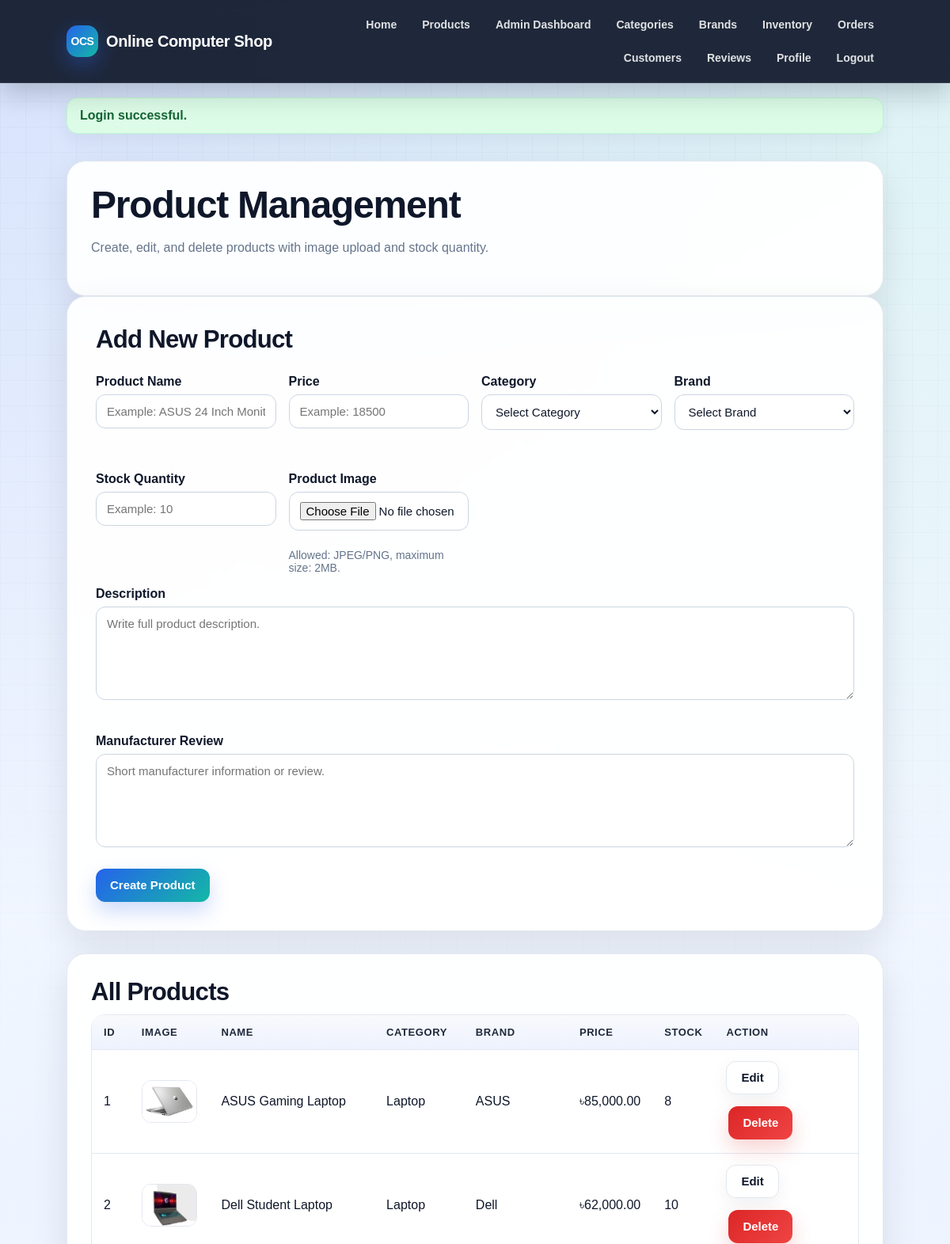
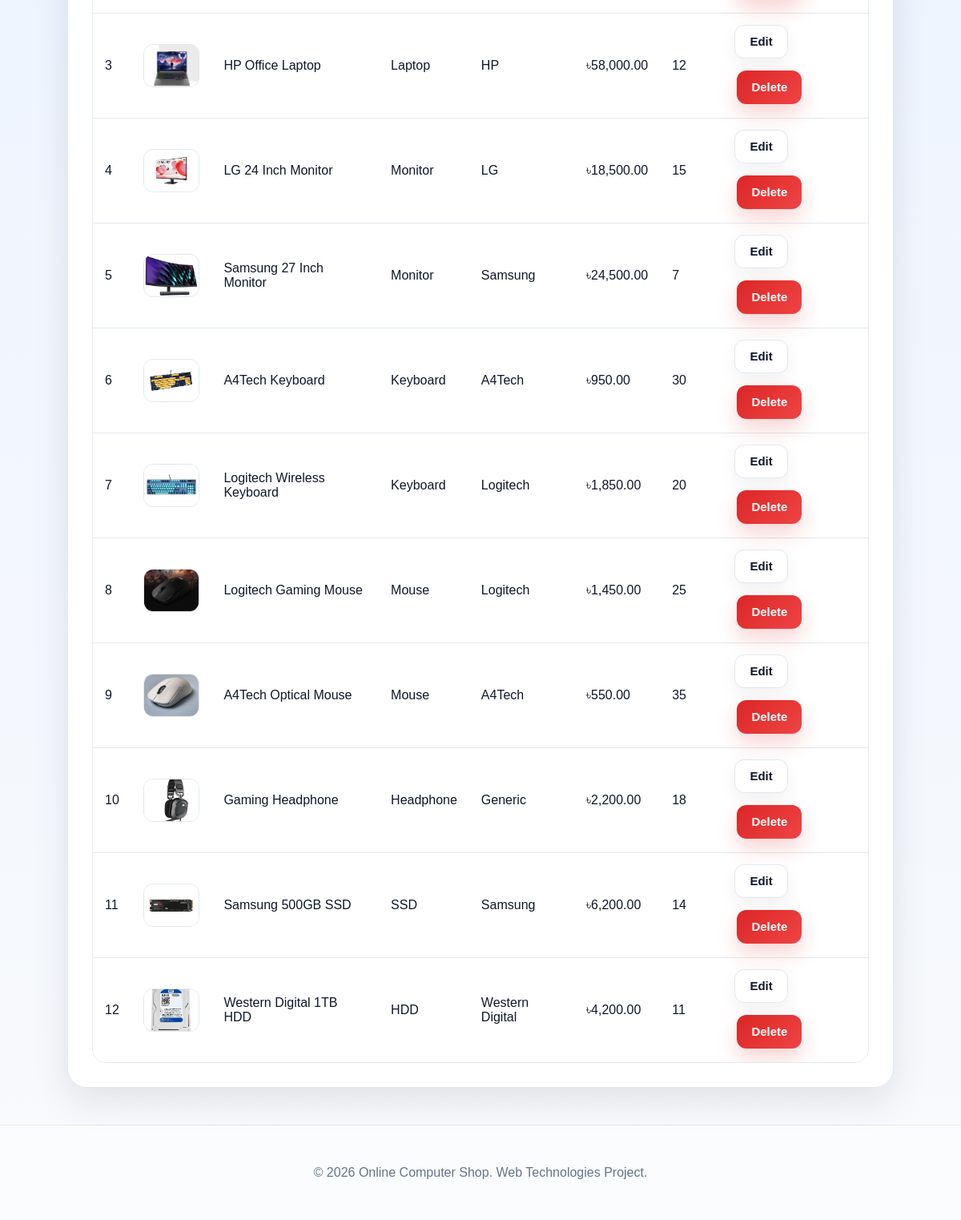
The page /index.php?page=admin-products (signed in) on the database its author committed (2 pictures, top to bottom).
### tables this page shows
CREATE TABLE products (
    id INT AUTO_INCREMENT PRIMARY KEY,
    name VARCHAR(150) NOT NULL,
    description TEXT NOT NULL,
    manufacturer_review TEXT NOT NULL,
    price DECIMAL(10,2) NOT NULL,
    category_id INT NOT NULL,
    brand_id INT NOT NULL,
    image_path VARCHAR(255) NULL,
    stock INT NOT NULL DEFAULT 0,
    created_at DATETIME NOT NULL DEFAULT CURRENT_TIMESTAMP,
    CONSTRAINT fk_products_category
        FOREIGN KEY (category_id) REFERENCES categories(id)
        ON DELETE RESTRICT
        ON UPDATE CASCADE,
    CONSTRAINT fk_products_brand
        FOREIGN KEY (brand_id) REFERENCES brands(id)
        ON DELETE RESTRICT
        ON UPDATE CASCADE
);

CREATE TABLE categories (
    id INT AUTO_INCREMENT PRIMARY KEY,
    name VARCHAR(100) NOT NULL,
    parent_id INT NULL,
    created_at DATETIME NOT NULL DEFAULT CURRENT_TIMESTAMP,
    CONSTRAINT fk_categories_parent
        FOREIGN KEY (parent_id) REFERENCES categories(id)
        ON DELETE RESTRICT
        ON UPDATE CASCADE
);

CREATE TABLE brands (
    id INT AUTO_INCREMENT PRIMARY KEY,
    name VARCHAR(100) NOT NULL,
    category_id INT NOT NULL,
    created_at DATETIME NOT NULL DEFAULT CURRENT_TIMESTAMP,
    CONSTRAINT fk_brands_category
        FOREIGN KEY (category_id) REFERENCES categories(id)
        ON DELETE RESTRICT
        ON UPDATE CASCADE
);

### controllers/AdminController.php (called while the page is built, shortened)
<?php
require_once __DIR__ . '/../models/ProductModel.php';
function show_products_page($conn, $errors = [], $old = []) {
    $editProduct = null;
    $products = get_all_products_admin($conn);
    require __DIR__ . '/../views/admin/products.php';
}

### config/session.php (called while the page is built, shortened)
<?php
function e($value) {
    return htmlspecialchars((string)($value ?? ''), ENT_QUOTES, 'UTF-8');
}

### models/ProductModel.php (called while the page is built, shortened)
<?php
function get_all_products_admin($conn) {
    $sql = "SELECT p.id, p.name, p.description, p.manufacturer_review, p.price, p.category_id,
                   p.brand_id, p.image_path, p.stock, p.created_at,
                   c.name AS category_name, b.name AS brand_name
            FROM products p
            INNER JOIN categories c ON p.category_id = c.id
            INNER JOIN brands b ON p.brand_id = b.id
            ORDER BY p.created_at DESC";
    $result = $conn->query($sql);
    $products = [];
    while ($row = $result->fetch_assoc()) {
        $products[] = $row;
    }
    return $products;
}

### views/admin/products.php (the view, shortened to what this page needs)
<?php require __DIR__ . '/../layouts/header.php'; ?>
<?php require __DIR__ . '/../layouts/navbar.php'; ?>
<?php
$formId = (int)($old['id'] ?? ($editProduct['id'] ?? 0));
$formName = $old['name'] ?? ($editProduct['name'] ?? '');
$formDescription = $old['description'] ?? ($editProduct['description'] ?? '');
$formManufacturerReview = $old['manufacturer_review'] ?? ($editProduct['manufacturer_review'] ?? '');
$formPrice = $old['price'] ?? ($editProduct['price'] ?? '');
$formBrandId = $old['brand_id'] ?? ($editProduct['brand_id'] ?? '');
$formStock = $old['stock'] ?? ($editProduct['stock'] ?? '');
$isEdit = $formId > 0;
?>
<main class="container">
    <section class="section">
        <h1>Product Management</h1>
        <p class="muted">Create, edit, and delete products with image upload and stock quantity.</p>
    </section>
    <section class="form-card wide">
        <h2><?= $isEdit ? 'Edit Product' : 'Add New Product' ?></h2>
        <form method="POST" action="index.php?page=admin-products" enctype="multipart/form-data" onsubmit="return validateProductForm()" novalidate>
            <div class="form-grid">
                <div>
                    <label>Product Name</label>
                    <input type="text" name="name" id="product_name" value="<?= e($formName) ?>" placeholder="Example: ASUS 24 Inch Monitor">
                    <small class="field-error"><?= e($errors['name'] ?? '') ?></small>
                </div>
                <div>
                    <label>Price</label>
                    <input type="number" step="0.01" name="price" id="product_price" value="<?= e($formPrice) ?>" placeholder="Example: 18500">
                    <small class="field-error"><?= e($errors['price'] ?? '') ?></small>
                </div>
                <div>
                    <label>Category</label>
                    <select name="category_id" id="product_category_id">
                        <option value="">Select Category</option>
                    </select>
                    <small class="field-error"><?= e($errors['category_id'] ?? '') ?></small>
                </div>
                <div>
                    <label>Brand</label>
                    <select name="brand_id" id="product_brand_id" data-selected-brand="<?= e($formBrandId) ?>">
                        <option value="">Select Brand</option>
                    </select>
                    <small class="field-error"><?= e($errors['brand_id'] ?? '') ?></small>
                </div>
                <div>
                    <label>Stock Quantity</label>
                    <input type="number" name="stock" id="product_stock" value="<?= e($formStock) ?>" placeholder="Example: 10">
                    <small class="field-error"><?= e($errors['stock'] ?? '') ?></small>
                </div>
                <div>
                    <label>Product Image</label>
                    <input type="file" name="image" id="product_image" accept="image/jpeg,image/png">
                    <small class="field-error"><?= e($errors['image'] ?? '') ?></small>
                    <small class="help">Allowed: JPEG/PNG, maximum size: 2MB.</small>
                </div>
            </div>
            <label>Description</label>
            <textarea name="description" id="product_description" rows="4" placeholder="Write full product description."><?= e($formDescription) ?></textarea>
            <small class="field-error"><?= e($errors['description'] ?? '') ?></small>
            <label>Manufacturer Review</label>
            <textarea name="manufacturer_review" id="product_manufacturer_review" rows="3" placeholder="Short manufacturer information or review."><?= e($formManufacturerReview) ?></textarea>
            <small class="field-error"><?= e($errors['manufacturer_review'] ?? '') ?></small>
            <button type="submit"><?= $isEdit ? 'Update Product' : 'Create Product' ?></button>
        </form>
    </section>
    <section class="section">
        <h2>All Products</h2>
        <div class="table-wrap">
            <table>
                <thead>
                    <tr>
                        <th>ID</th>
                        <th>Image</th>
                        <th>Name</th>
                        <th>Category</th>
                        <th>Brand</th>
                        <th>Price</th>
                        <th>Stock</th>
                        <th>Action</th>
                    </tr>
                </thead>
                <tbody>
                    <?php foreach ($products as $product): ?>
                        <tr>
                            <td><?= e($product['id']) ?></td>
                            <td>
                                <?php if (!empty($product['image_path'])): ?>
                                    <img class="table-img" src="<?= e($product['image_path']) ?>" alt="<?= e($product['name']) ?>">
                                <?php else: ?>
                                    <span class="muted">No image</span>
                                <?php endif; ?>
                            </td>
                            <td><?= e($product['name']) ?></td>
                            <td><?= e($product['category_name']) ?></td>
                            <td><?= e($product['brand_name']) ?></td>
                            <td>৳<?= number_format((float)$product['price'], 2) ?></td>
                            <td><?= e($product['stock']) ?></td>
                            <td class="actions">
                                <a class="mini-btn" href="index.php?page=admin-products&edit=<?= e($product['id']) ?>">Edit</a>
                                <form method="POST" action="index.php?page=admin-products" class="inline-form" onsubmit="return confirm('Delete this product?')">
                                    <button type="submit" class="danger-btn">Delete</button>
                                </form>
                            </td>
                        </tr>
                    <?php endforeach; ?>
                </tbody>
            </table>
        </div>
    </section>
</main>
<?php require __DIR__ . '/../layouts/footer.php'; ?>

### public/css/base.css (style rules this page uses)
:root { --primary: #2563eb; --primary-dark: #1d4ed8; --primary-soft: #dbeafe; --secondary: #14b8a6; --accent: #f97316; --danger: #dc2626; --danger-dark: #991b1b; --success: #16a34a; --success-dark: #166534; --warning: #f59e0b; --text: #0f172a; --text-soft: #475569; --muted: #64748b; --line: #e2e8f0; --surface: #ffffff; --surface-soft: #f8fafc; --surface-tint: #eff6ff; --shadow-sm: 0 8px 22px rgba(15, 23, 42, 0.06); --shadow-md: 0 16px 45px rgba(15, 23, 42, 0.10); --shadow-lg: 0 24px 70px rgba(15, 23, 42, 0.16); --radius-sm: 10px; --radius-md: 16px; --radius-lg: 24px; --max-width: 1180px; }
* { box-sizing: border-box; }
html { scroll-behavior: smooth; }
body { margin: 0; min-height: 100vh; font-family: Arial, Helvetica, sans-serif; color: var(--text); background: radial-gradient(circle at top left, rgba(37, 99, 235, 0.16), transparent 35%), radial-gradient(circle at top right, rgba(20, 184, 166, 0.12), transparent 35%), linear-gradient(180deg, #f8fbff 0%, #eef4ff 48%, #f8fafc 100%); }
body::before { content: ""; position: fixed; inset: 0; pointer-events: none; background-image: linear-gradient(rgba(15, 23, 42, 0.035) 1px, transparent 1px), linear-gradient(90deg, rgba(15, 23, 42, 0.035) 1px, transparent 1px); background-size: 32px 32px; mask-image: linear-gradient(to bottom, rgba(0, 0, 0, 0.7), transparent 55%); z-index: -1; }
img { max-width: 100%; display: block; }
a { color: var(--primary); text-decoration: none; transition: color 0.2s ease, transform 0.2s ease, background 0.2s ease, box-shadow 0.2s ease; }
h1, h2, h3 { color: var(--text); letter-spacing: -0.025em; }
h1 { font-size: clamp(2rem, 4vw, 3.6rem); line-height: 1.05; margin: 0 0 12px; }
h2 { font-size: clamp(1.45rem, 2.6vw, 2.1rem); margin: 0 0 10px; }
p { line-height: 1.65; }

### public/css/layout.css (style rules this page uses)
.container { width: 86%; max-width: var(--max-width); margin: 34px auto; }
.hero-card, .section, .filter-card, .cart-card, .detail-layout, .form-card { border: 1px solid rgba(226, 232, 240, 0.95); background: rgba(255, 255, 255, 0.94); box-shadow: var(--shadow-md); backdrop-filter: blur(10px); }
.section { margin-top: 28px; border-radius: var(--radius-lg); padding: clamp(20px, 3vw, 30px); }

### public/css/pages.css (style rules this page uses)
.table-img { width: 76px; height: 54px; object-fit: cover; border-radius: 12px; border: 1px solid var(--line); }

### rows shown on the page
products: id "1", image_path (picture), name "ASUS Gaming Laptop", category.name "Laptop", brand.name "ASUS", price "85,000.00", stock "8"
products: id "2", image_path (picture), name "Dell Student Laptop", category.name "Laptop", brand.name "Dell", price "62,000.00", stock "10"
products: id "3", image_path (picture), name "HP Office Laptop", category.name "Laptop", brand.name "HP", price "58,000.00", stock "12"
products: id "4", image_path (picture), name "LG 24 Inch Monitor", category.name "Monitor", brand.name "LG", price "18,500.00", stock "15"
products: id "5", image_path (picture), name "Samsung 27 Inch Monitor", category.name "Monitor", brand.name "Samsung", price "24,500.00", stock "7"
products: id "6", image_path (picture), name "A4Tech Keyboard", category.name "Keyboard", brand.name "A4Tech", price "950.00", stock "30"
products: id "7", image_path (picture), name "Logitech Wireless Keyboard", category.name "Keyboard", brand.name "Logitech", price "1,850.00", stock "20"
products: id "8", image_path (picture), name "Logitech Gaming Mouse", category.name "Mouse", brand.name "Logitech", price "1,450.00", stock "25"
products: id "9", image_path (picture), name "A4Tech Optical Mouse", category.name "Mouse", brand.name "A4Tech", price "550.00", stock "35"
products: id "10", image_path (picture), name "Gaming Headphone", category.name "Headphone", brand.name "Generic", price "2,200.00", stock "18"
products: id "11", image_path (picture), name "Samsung 500GB SSD", category.name "SSD", brand.name "Samsung", price "6,200.00", stock "14"
products: id "12", image_path (picture), name "Western Digital 1TB HDD", category.name "HDD", brand.name "Western Digital", price "4,200.00", stock "11"

### other values the page prints
$flash['message'] "Login successful."
